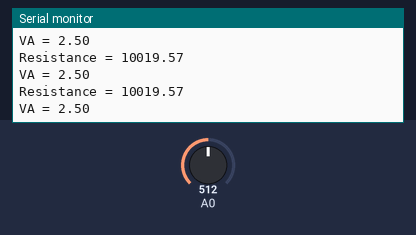
The sketch below on a simulated Arduino Uno, built with avr-gcc and run on an emulated ATmega328P. On the bench: the last lines printed to the serial monitor. The test bench sets the inputs (shaded band); at power-on: A0 = 512.

Above: at 1.2 s.
1.3 s: A0 set to 493
At 2.3 s:
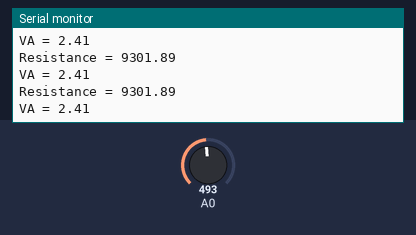
7.3 s: A0 set to 998
At 7.8 s:
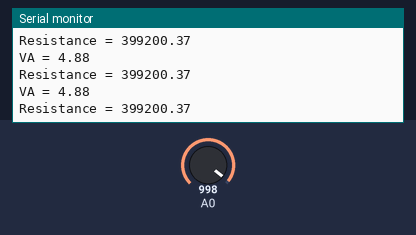
8.8 s: A0 set to 1013
At 9.3 s:
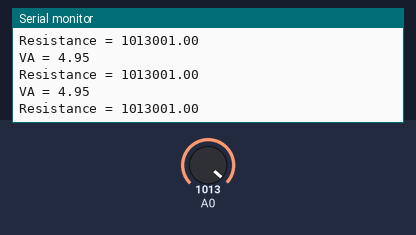
Timing chart, 0 to 11.8 s (numbered marks = the images above; inputs shaded):
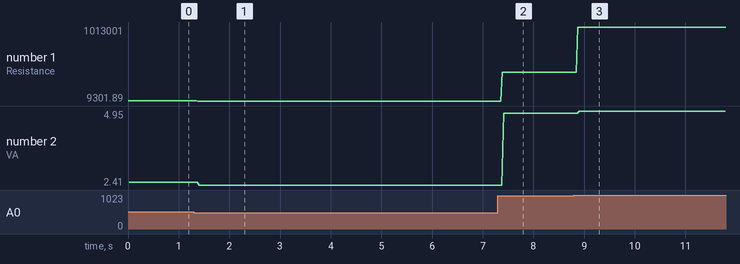

Measured:
- after the input at 1.3 s, the serial monitor: prints a new line after 0.08 s (image 1)
- after the input at 7.3 s, the serial monitor: prints a new line after 0.09 s (image 2)
- after the input at 8.8 s, the serial monitor: prints a new line after 0.08 s (image 3)
- plotted number 1: 10019.57 → 9301.89 after the input at 1.3 s, 9301.89 → 399200.37 after the input at 7.3 s, 399200.37 → 1013001 after the input at 8.8 s
- plotted number 2: 2.5 → 2.41 after the input at 1.3 s, 2.41 → 4.88 after the input at 7.3 s, 4.88 → 4.95 after the input at 8.8 s

The sketch:

ohmeter.ino
```cpp
/*
   This program reads the analog value on A0, turns it into a voltage,
   then uses that to estimate the current through a 10k resistor and
   finally calculates the value of an unknown resistor.
*/

void setup() {
  // Start the Serial Monitor at 9600 baud so we can see the results
  Serial.begin(9600);
}

void loop() {
  // Read the analog value from A0 (range: 0 to 1023)
  int V = analogRead(A0);

  // Convert the raw ADC reading into a voltage (0V to about 5V)
  float VA = V * (5.0 / 1023.0);

  // Calculate the current flowing through the 10k resistor
  // Formula: I = (5V - measured voltage) / 10,000 ohms
  float I = (5.0 - VA) / 10000.0;

  // Calculate the value of the unknown resistor using Ohm's law
  // R = V / I
  float R = VA / I;

  // Print the resistance value
  Serial.print("Resistance = ");
  Serial.println(R);

  // Print the measured voltage
  Serial.print("VA = ");
  Serial.println(VA);
}
```
